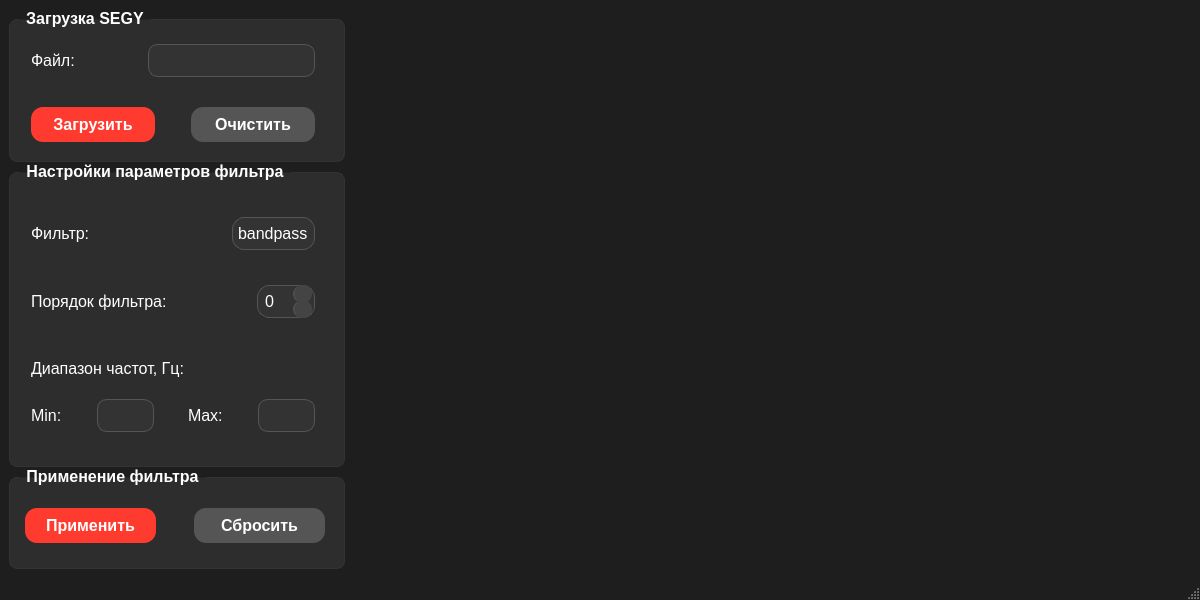
<?xml version="1.0" encoding="UTF-8"?>
<ui version="4.0">
 <class>MainWindow</class>
 <widget class="QMainWindow" name="MainWindow">
  <property name="geometry">
   <rect>
    <x>0</x>
    <y>0</y>
    <width>1200</width>
    <height>600</height>
   </rect>
  </property>
  <property name="font">
   <font>
    <family>Arial</family>
    <pointsize>12</pointsize>
   </font>
  </property>
  <property name="windowTitle">
   <string>MainWindow</string>
  </property>
  <property name="styleSheet">
   <string notr="true">QMainWindow {
    background-color: #1e1e1e;
	font-size: 12pt;
}

QGroupBox {
    font-weight: bold;
    border: 1px solid #333;
    border-radius: 8px;
    margin-top: 10px;
    padding-top: 5px;
    background-color: #2d2d2d;
    color: #ffffff;
	font-size: 12pt;
}

QGroupBox::title {
    subcontrol-origin: margin;
    left: 10px;
    padding: 0 5px;
    color: #ffffff;
	font-size: 12pt;
}

/*Кнопка с выбором порядка фильтра*/
QSpinBox {
    background-color: #333;
    border: 1px solid #555;
    border-radius: 12px;
    padding: 5px;
    color: #ffffff;
    font-size: 12pt;
}


QSpinBox::up-button {
    subcontrol-origin: border;
    subcontrol-position: top right;
    width: 18px;
    height: 18px;
    border-left: 1px solid #555;
    border-radius: 9px;
    background-color: #444;
    margin-right: 3px;
}

QSpinBox::down-button {
    subcontrol-origin: border;
    subcontrol-position: bottom right;
    width: 18px;
    height: 18px;
    border-left: 1px solid #555;
    border-radius: 9px;
    background-color: #444;
    margin-right: 3px; 
}

QSpinBox::up-arrow {
    width: 10px;
    height: 10px;
	color: #ffffff;
}

QSpinBox::down-arrow {
    width: 10px;
    height: 10px;
	color: #ffffff;
}

/*Текстовые поля*/
QLabel {
    color: #ffffff;
    font-size: 12pt;
}

QLineEdit {
    border: 1px solid #555;
    border-radius: 10px;
    padding: 5px;
    background-color: #333;
    color: #ffffff;
	font-size: 12pt;
}

/*Кнопка с выбором фильтра*/
QComboBox {
    border: 1px solid #555;
    border-radius: 12px;
    padding: 5px;
    background-color: #333;
    color: #ffffff;
	font-size: 12pt;
	text-align: center;
}

QComboBox::drop-down {
    border: none;
    width: 0px;
}

QComboBox::down-arrow {
    image: none;
}


/* Кнопка &quot;Загрузить&quot; */
#pushButton_load {
    background-color: #ff3b30;
    border: none;
    border-radius: 12px;
    padding: 8px 16px;
    font-weight: bold;
    color: white;
    font-size: 12pt;
}

#pushButton_load:hover {
    background-color: #ff574d;
}

#pushButton_load:pressed {
    background-color: #ff2a1f;
}

/* Кнопка &quot;Очистить&quot;*/
#pushButton_clear {
    background-color: #555;
    border: none;
    border-radius: 12px;
    padding: 8px 16px;
    font-weight: bold;
    color: #ffffff;
    font-size: 12pt;
}

#pushButton_clear:hover {
    background-color: #666;
}

#pushButton_clear:pressed {
    background-color: #444;
}

/* Кнопка &quot;Применить&quot;*/
#pushButton_apply {
    background-color: #ff3b30;
    border: none;
    border-radius: 12px;
    padding: 8px 16px;
    font-weight: bold;
    color: white;
    font-size: 12pt;
}

#pushButton_apply:hover {
    background-color: #ff574d;
}

#pushButton_apply:pressed {
    background-color: #ff2a1f;
}

/* Кнопка &quot;Сбросить&quot;*/
#pushButton_reset {
    background-color: #555;
    border: none;
    border-radius: 12px;
    padding: 8px 16px;
    font-weight: bold;
    color: #ffffff;
    font-size: 12pt;
}

#pushButton_reset:hover {
    background-color: #666;
}

#pushButton_reset:pressed {
    background-color: #444;
}</string>
  </property>
  <widget class="QWidget" name="centralwidget">
   <property name="layoutDirection">
    <enum>Qt::LayoutDirection::LeftToRight</enum>
   </property>
   <property name="autoFillBackground">
    <bool>false</bool>
   </property>
   <layout class="QHBoxLayout" name="horizontalLayout_2">
    <item>
     <layout class="QHBoxLayout" name="horizontalLayout" stretch="2,5">
      <item>
       <layout class="QVBoxLayout" name="left_panel" stretch="3,6,2">
        <property name="spacing">
         <number>0</number>
        </property>
        <property name="leftMargin">
         <number>0</number>
        </property>
        <property name="topMargin">
         <number>0</number>
        </property>
        <property name="rightMargin">
         <number>0</number>
        </property>
        <property name="bottomMargin">
         <number>0</number>
        </property>
        <item>
         <widget class="QGroupBox" name="groupBox_LoadSEGY">
          <property name="sizePolicy">
           <sizepolicy hsizetype="Expanding" vsizetype="Preferred">
            <horstretch>0</horstretch>
            <verstretch>0</verstretch>
           </sizepolicy>
          </property>
          <property name="title">
           <string>Загрузка SEGY</string>
          </property>
          <layout class="QVBoxLayout" name="verticalLayout_2">
           <item>
            <spacer name="verticalSpacer_between_border_and_File">
             <property name="orientation">
              <enum>Qt::Orientation::Vertical</enum>
             </property>
             <property name="sizeHint" stdset="0">
              <size>
               <width>20</width>
               <height>7</height>
              </size>
             </property>
            </spacer>
           </item>
           <item>
            <layout class="QVBoxLayout" name="verticalLayout_for_LoadSEGY" stretch="0,0,0">
             <property name="leftMargin">
              <number>6</number>
             </property>
             <property name="topMargin">
              <number>5</number>
             </property>
             <property name="rightMargin">
              <number>10</number>
             </property>
             <property name="bottomMargin">
              <number>5</number>
             </property>
             <item>
              <layout class="QHBoxLayout" name="horizontalLayout_for_file" stretch="1,2,5">
               <property name="leftMargin">
                <number>6</number>
               </property>
               <property name="topMargin">
                <number>5</number>
               </property>
               <property name="rightMargin">
                <number>10</number>
               </property>
               <property name="bottomMargin">
                <number>5</number>
               </property>
               <item>
                <widget class="QLabel" name="label_File">
                 <property name="font">
                  <font>
                   <pointsize>12</pointsize>
                  </font>
                 </property>
                 <property name="text">
                  <string>Файл:</string>
                 </property>
                </widget>
               </item>
               <item>
                <spacer name="horizontalSpacer_between_File_lineEdit">
                 <property name="orientation">
                  <enum>Qt::Orientation::Horizontal</enum>
                 </property>
                 <property name="sizeHint" stdset="0">
                  <size>
                   <width>40</width>
                   <height>20</height>
                  </size>
                 </property>
                </spacer>
               </item>
               <item>
                <widget class="QLineEdit" name="lineEdit_NameFile"/>
               </item>
              </layout>
             </item>
             <item>
              <spacer name="verticalSpacer_between_File_and_pButton_double">
               <property name="orientation">
                <enum>Qt::Orientation::Vertical</enum>
               </property>
               <property name="sizeHint" stdset="0">
                <size>
                 <width>20</width>
                 <height>40</height>
                </size>
               </property>
              </spacer>
             </item>
             <item>
              <layout class="QHBoxLayout" name="horizontalLayout_for_pbutton" stretch="4,1,4">
               <property name="spacing">
                <number>5</number>
               </property>
               <property name="leftMargin">
                <number>6</number>
               </property>
               <property name="topMargin">
                <number>5</number>
               </property>
               <property name="rightMargin">
                <number>10</number>
               </property>
               <property name="bottomMargin">
                <number>5</number>
               </property>
               <item>
                <widget class="QPushButton" name="pushButton_load">
                 <property name="sizePolicy">
                  <sizepolicy hsizetype="Preferred" vsizetype="Fixed">
                   <horstretch>0</horstretch>
                   <verstretch>0</verstretch>
                  </sizepolicy>
                 </property>
                 <property name="text">
                  <string>Загрузить</string>
                 </property>
                </widget>
               </item>
               <item>
                <spacer name="horizontalSpacer_between_pBLoad_and_pBClear">
                 <property name="orientation">
                  <enum>Qt::Orientation::Horizontal</enum>
                 </property>
                 <property name="sizeHint" stdset="0">
                  <size>
                   <width>40</width>
                   <height>20</height>
                  </size>
                 </property>
                </spacer>
               </item>
               <item>
                <widget class="QPushButton" name="pushButton_clear">
                 <property name="sizePolicy">
                  <sizepolicy hsizetype="Preferred" vsizetype="Fixed">
                   <horstretch>0</horstretch>
                   <verstretch>0</verstretch>
                  </sizepolicy>
                 </property>
                 <property name="text">
                  <string>Очистить</string>
                 </property>
                </widget>
               </item>
              </layout>
             </item>
            </layout>
           </item>
           <item>
            <spacer name="verticalSpacer_between_pButton_and_border">
             <property name="orientation">
              <enum>Qt::Orientation::Vertical</enum>
             </property>
             <property name="sizeHint" stdset="0">
              <size>
               <width>20</width>
               <height>7</height>
              </size>
             </property>
            </spacer>
           </item>
          </layout>
         </widget>
        </item>
        <item>
         <widget class="QGroupBox" name="groupBox_SettingFilter">
          <property name="sizePolicy">
           <sizepolicy hsizetype="Expanding" vsizetype="Preferred">
            <horstretch>0</horstretch>
            <verstretch>0</verstretch>
           </sizepolicy>
          </property>
          <property name="title">
           <string>Настройки параметров фильтра</string>
          </property>
          <layout class="QVBoxLayout" name="verticalLayout_4">
           <item>
            <layout class="QVBoxLayout" name="verticalLayout_SettingFilter" stretch="1,4,1,4,1,2,2,1">
             <property name="leftMargin">
              <number>6</number>
             </property>
             <property name="topMargin">
              <number>5</number>
             </property>
             <property name="rightMargin">
              <number>10</number>
             </property>
             <property name="bottomMargin">
              <number>5</number>
             </property>
             <item>
              <spacer name="verticalSpacer_between_border_and_Filter">
               <property name="orientation">
                <enum>Qt::Orientation::Vertical</enum>
               </property>
               <property name="sizeHint" stdset="0">
                <size>
                 <width>20</width>
                 <height>40</height>
                </size>
               </property>
              </spacer>
             </item>
             <item>
              <layout class="QHBoxLayout" name="horizontalLayout_for_Filter" stretch="4,3,3">
               <property name="leftMargin">
                <number>6</number>
               </property>
               <property name="topMargin">
                <number>5</number>
               </property>
               <property name="rightMargin">
                <number>10</number>
               </property>
               <property name="bottomMargin">
                <number>5</number>
               </property>
               <item>
                <widget class="QLabel" name="label_Filter">
                 <property name="font">
                  <font>
                   <pointsize>12</pointsize>
                  </font>
                 </property>
                 <property name="text">
                  <string>Фильтр:</string>
                 </property>
                </widget>
               </item>
               <item>
                <spacer name="horizontalSpacer_between_Filter_and_comboBox">
                 <property name="orientation">
                  <enum>Qt::Orientation::Horizontal</enum>
                 </property>
                 <property name="sizeHint" stdset="0">
                  <size>
                   <width>40</width>
                   <height>20</height>
                  </size>
                 </property>
                </spacer>
               </item>
               <item>
                <widget class="QComboBox" name="comboBox_for_typeFilter">
                 <property name="sizePolicy">
                  <sizepolicy hsizetype="Expanding" vsizetype="Fixed">
                   <horstretch>0</horstretch>
                   <verstretch>0</verstretch>
                  </sizepolicy>
                 </property>
                 <property name="editable">
                  <bool>false</bool>
                 </property>
                 <item>
                  <property name="text">
                   <string>bandpass</string>
                  </property>
                 </item>
                 <item>
                  <property name="text">
                   <string>lowpass</string>
                  </property>
                 </item>
                 <item>
                  <property name="text">
                   <string>highpass</string>
                  </property>
                 </item>
                </widget>
               </item>
              </layout>
             </item>
             <item>
              <spacer name="verticalSpacer_between_Filter_and_NFilter">
               <property name="orientation">
                <enum>Qt::Orientation::Vertical</enum>
               </property>
               <property name="sizeHint" stdset="0">
                <size>
                 <width>20</width>
                 <height>7</height>
                </size>
               </property>
              </spacer>
             </item>
             <item>
              <layout class="QHBoxLayout" name="horizontalLayout_for_NFilter" stretch="2,3,1">
               <property name="leftMargin">
                <number>6</number>
               </property>
               <property name="topMargin">
                <number>5</number>
               </property>
               <property name="rightMargin">
                <number>10</number>
               </property>
               <property name="bottomMargin">
                <number>5</number>
               </property>
               <item>
                <widget class="QLabel" name="label_NFilter">
                 <property name="font">
                  <font>
                   <pointsize>12</pointsize>
                  </font>
                 </property>
                 <property name="text">
                  <string>Порядок фильтра:</string>
                 </property>
                </widget>
               </item>
               <item>
                <spacer name="horizontalSpacer_between_NFilter_and_spinBox">
                 <property name="orientation">
                  <enum>Qt::Orientation::Horizontal</enum>
                 </property>
                 <property name="sizeHint" stdset="0">
                  <size>
                   <width>40</width>
                   <height>20</height>
                  </size>
                 </property>
                </spacer>
               </item>
               <item>
                <widget class="QSpinBox" name="spinBox">
                 <property name="enabled">
                  <bool>true</bool>
                 </property>
                 <property name="sizePolicy">
                  <sizepolicy hsizetype="Expanding" vsizetype="Fixed">
                   <horstretch>0</horstretch>
                   <verstretch>0</verstretch>
                  </sizepolicy>
                 </property>
                 <property name="maximum">
                  <number>10</number>
                 </property>
                </widget>
               </item>
              </layout>
             </item>
             <item>
              <spacer name="verticalSpacer_between_NFilter_and_ArrangeFreq">
               <property name="orientation">
                <enum>Qt::Orientation::Vertical</enum>
               </property>
               <property name="sizeHint" stdset="0">
                <size>
                 <width>20</width>
                 <height>7</height>
                </size>
               </property>
              </spacer>
             </item>
             <item>
              <layout class="QHBoxLayout" name="horizontalLayout_for_RangeFreq">
               <property name="leftMargin">
                <number>6</number>
               </property>
               <property name="topMargin">
                <number>5</number>
               </property>
               <property name="rightMargin">
                <number>10</number>
               </property>
               <property name="bottomMargin">
                <number>5</number>
               </property>
               <item>
                <widget class="QLabel" name="label_RangeFreq">
                 <property name="sizePolicy">
                  <sizepolicy hsizetype="Preferred" vsizetype="Preferred">
                   <horstretch>0</horstretch>
                   <verstretch>0</verstretch>
                  </sizepolicy>
                 </property>
                 <property name="font">
                  <font>
                   <pointsize>12</pointsize>
                  </font>
                 </property>
                 <property name="text">
                  <string>Диапазон частот, Гц:</string>
                 </property>
                </widget>
               </item>
              </layout>
             </item>
             <item>
              <layout class="QHBoxLayout" name="horizontalLayout_Min_Max" stretch="1,1,2,1,1,1,2">
               <property name="leftMargin">
                <number>6</number>
               </property>
               <property name="topMargin">
                <number>5</number>
               </property>
               <property name="rightMargin">
                <number>10</number>
               </property>
               <item>
                <widget class="QLabel" name="label_Min">
                 <property name="font">
                  <font>
                   <pointsize>12</pointsize>
                  </font>
                 </property>
                 <property name="text">
                  <string>Min:</string>
                 </property>
                </widget>
               </item>
               <item>
                <spacer name="horizontalSpacer_between_Min_lineEdit">
                 <property name="orientation">
                  <enum>Qt::Orientation::Horizontal</enum>
                 </property>
                 <property name="sizeHint" stdset="0">
                  <size>
                   <width>40</width>
                   <height>20</height>
                  </size>
                 </property>
                </spacer>
               </item>
               <item>
                <widget class="QLineEdit" name="lineEdit_forMin"/>
               </item>
               <item>
                <spacer name="horizontalSpacer_between_lineEdit_Max">
                 <property name="orientation">
                  <enum>Qt::Orientation::Horizontal</enum>
                 </property>
                 <property name="sizeHint" stdset="0">
                  <size>
                   <width>40</width>
                   <height>20</height>
                  </size>
                 </property>
                </spacer>
               </item>
               <item>
                <widget class="QLabel" name="label_Max">
                 <property name="font">
                  <font>
                   <pointsize>12</pointsize>
                  </font>
                 </property>
                 <property name="text">
                  <string>Max:</string>
                 </property>
                </widget>
               </item>
               <item>
                <spacer name="horizontalSpacer_between_Max_lineEdit">
                 <property name="orientation">
                  <enum>Qt::Orientation::Horizontal</enum>
                 </property>
                 <property name="sizeHint" stdset="0">
                  <size>
                   <width>40</width>
                   <height>20</height>
                  </size>
                 </property>
                </spacer>
               </item>
               <item>
                <widget class="QLineEdit" name="lineEdit_forMax"/>
               </item>
              </layout>
             </item>
             <item>
              <spacer name="verticalSpacer_between_ArrangeFreq_and_border">
               <property name="orientation">
                <enum>Qt::Orientation::Vertical</enum>
               </property>
               <property name="sizeHint" stdset="0">
                <size>
                 <width>20</width>
                 <height>40</height>
                </size>
               </property>
              </spacer>
             </item>
            </layout>
           </item>
          </layout>
         </widget>
        </item>
        <item>
         <widget class="QGroupBox" name="groupBox_ApplyFilter">
          <property name="sizePolicy">
           <sizepolicy hsizetype="Expanding" vsizetype="Preferred">
            <horstretch>0</horstretch>
            <verstretch>0</verstretch>
           </sizepolicy>
          </property>
          <property name="title">
           <string>Применение фильтра</string>
          </property>
          <layout class="QVBoxLayout" name="verticalLayout">
           <item>
            <layout class="QVBoxLayout" name="verticalLayout_for_applyFilter">
             <item>
              <layout class="QHBoxLayout" name="horizontalLayout_ApplyFilter" stretch="4,1,4">
               <property name="spacing">
                <number>5</number>
               </property>
               <property name="leftMargin">
                <number>6</number>
               </property>
               <property name="topMargin">
                <number>5</number>
               </property>
               <property name="rightMargin">
                <number>10</number>
               </property>
               <property name="bottomMargin">
                <number>5</number>
               </property>
               <item>
                <widget class="QPushButton" name="pushButton_apply">
                 <property name="sizePolicy">
                  <sizepolicy hsizetype="Preferred" vsizetype="Fixed">
                   <horstretch>0</horstretch>
                   <verstretch>0</verstretch>
                  </sizepolicy>
                 </property>
                 <property name="text">
                  <string>Применить</string>
                 </property>
                </widget>
               </item>
               <item>
                <spacer name="horizontalSpacer_between_pBApply_and_pBReset">
                 <property name="orientation">
                  <enum>Qt::Orientation::Horizontal</enum>
                 </property>
                 <property name="sizeHint" stdset="0">
                  <size>
                   <width>40</width>
                   <height>20</height>
                  </size>
                 </property>
                </spacer>
               </item>
               <item>
                <widget class="QPushButton" name="pushButton_reset">
                 <property name="sizePolicy">
                  <sizepolicy hsizetype="Preferred" vsizetype="Fixed">
                   <horstretch>0</horstretch>
                   <verstretch>0</verstretch>
                  </sizepolicy>
                 </property>
                 <property name="font">
                  <font>
                   <pointsize>12</pointsize>
                   <bold>true</bold>
                  </font>
                 </property>
                 <property name="text">
                  <string>Сбросить</string>
                 </property>
                </widget>
               </item>
              </layout>
             </item>
            </layout>
           </item>
          </layout>
         </widget>
        </item>
       </layout>
      </item>
      <item>
       <widget class="QWidget" name="widget_plot" native="true">
        <property name="sizePolicy">
         <sizepolicy hsizetype="Expanding" vsizetype="Expanding">
          <horstretch>0</horstretch>
          <verstretch>0</verstretch>
         </sizepolicy>
        </property>
        <layout class="QGridLayout" name="gridLayout">
         <item row="0" column="0">
          <layout class="QVBoxLayout" name="verticalLayout_for_plotgraf"/>
         </item>
        </layout>
       </widget>
      </item>
     </layout>
    </item>
   </layout>
  </widget>
  <widget class="QStatusBar" name="statusBar"/>
 </widget>
 <resources/>
 <connections/>
</ui>
